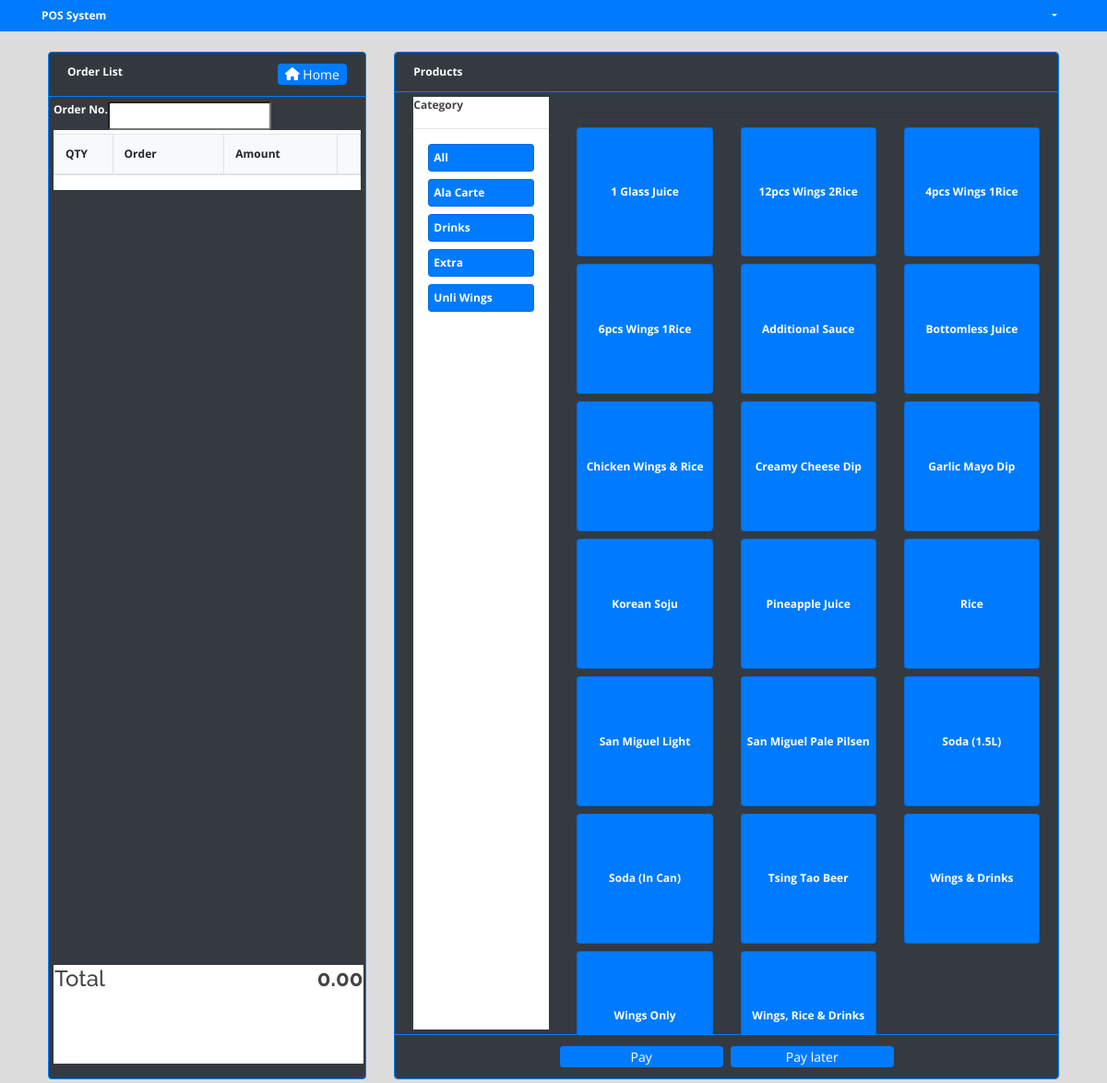
The app's page /billing/index.php with its own data.
### tables this page shows
CREATE TABLE `categories` (
  `id` int(30) NOT NULL,
  `name` varchar(200) NOT NULL,
  `description` text NOT NULL
);

CREATE TABLE `products` (
  `id` int(30) NOT NULL,
  `category_id` int(30) NOT NULL,
  `name` varchar(200) NOT NULL,
  `description` text NOT NULL,
  `price` float NOT NULL,
  `status` tinyint(1) NOT NULL DEFAULT 1 COMMENT '0=Unavailable,1=Available'
);

### billing/home.php (the view, shortened to what this page needs)
<?php include '../db_connect.php' ?>
<div class="container-fluid o-field">
	<div class="row mt-3 ml-3 mr-3">
        <div class="col-lg-4">
           <div class="card bg-dark border-primary">
                <div class="card-header text-white  border-primary">
                    <b>Order List</b>
                <span class="float:right"><a class="btn btn-primary btn-sm col-sm-3 float-right" href="../index.php" id="">
                    <i class="fa fa-home"></i> Home
                </a></span>
                </div>
               <div class="card-body">
            <form action="" id="manage-order">
                <div class="bg-white" id='o-list'>
                            <div class="d-flex w-100 bg-dark mb-1">
                                <label for="" class="text-white"><b>Order No.</b></label>
                                <input type="number" class="form-control-sm" name="order_number" value="<?php echo isset($order_number) ? $order_number : '' ?>" required>
                            </div>
                   <table class="table table-bordered bg-light" >
                        <colgroup>
                            <col width="20%">
                            <col width="40%">
                            <col width="40%">
                            <col width="5%">
                        </colgroup>
                       <thead>
                           <tr>
                               <th>QTY</th>
                               <th>Order</th>
                               <th>Amount</th>
                               <th></th>
                           </tr>
                       </thead>
                   </table>
                </div>
                   <div class="d-block bg-white" id="calc">
                       <table class="" width="100%">
                           <tbody>
                                <tr>
                                   <td><b><h4>Total</h4></b></td>
                                   <td class="text-right">
                                       <span class=""><h4><b id="total_amount">0.00</b></h4></span>
                                   </td>
                               </tr>
                           </tbody>
                       </table>
                   </div>
           </form>
               </div>
           </div>
        </div>
        <div class="col-lg-8  p-field">
            <div class="card border-primary">
                <div class="card-header bg-dark text-white  border-primary">
                    <b>Products</b>
                </div>
                <div class="card-body bg-dark d-flex" id='prod-list'>
                    <div class="col-md-3">
                        <div class="w-100 pr-0 bg-white" id="cat-list">
                            <b>Category</b>
                            <hr>
                            <div class="card bg-primary mx-3 mb-2 cat-item" style="height:auto !important;" data-id = 'all'>
                                <div class="card-body">
                                    <span><b class="text-white">
                                        All
                                    </b></span>
                                </div>
                            </div>
                            <?php
                            $qry = $conn->query("SELECT * FROM categories order by name asc");
                            while($row=$qry->fetch_assoc()):
                            ?>
                            <div class="card bg-primary mx-3 mb-2 cat-item" style="height:auto !important;" data-id = '<?php echo $row['id'] ?>'>
                                <div class="card-body">
                                    <span><b class="text-white">
                                        <?php echo ucwords($row['name']) ?>
                                    </b></span>
                                </div>
                            </div>
                            <?php endwhile; ?>
                        </div>
                    </div>
                    <div class="col-md-9">
                        <hr>
                        <div class="row">
                            <?php
                            $prod = $conn->query("SELECT * FROM products where status = 1 order by name asc");
                            while($row=$prod->fetch_assoc()):
                            ?>
                            <div class="col-md-4 mb-2">
                                <div class="card bg-primary prod-item" data-json = '<?php echo json_encode($row) ?>' data-category-id="<?php echo $row['category_id'] ?>">
                                    <div class="card-body">
                                        <span><b class="text-white">
                                            <?php echo $row['name'] ?>
                                        </b></span>
                                    </div>
                                </div>
                            </div>
                        <?php endwhile; ?>
                        </div>
                    </div>
                </div>
            <div class="card-footer bg-dark  border-primary">
                <div class="row justify-content-center">
                    <div class="btn btn btn-sm col-sm-3 btn-primary mr-2" type="button" id="pay">Pay</div>
                    <div class="btn btn btn-sm col-sm-3 btn-primary" type="button" id="save_order">Pay later</div>
                </div>
            </div>
            </div>
        </div>
    </div>
</div>

### assets/css/style.css (style rules this page uses)
body { font-family: "Open Sans", sans-serif; color: #444444; width: 100%; height: calc(100%); font-size: 12px; }
a { color: #1977cc; }
h1, h2, h3, h4, h5, h6 { font-family: "Raleway", sans-serif; }
.justify-content-center { justify-content: center !important; }
.btn-sm { padding: .0001rem .2rem; }

### billing/index.php (style rules this page uses)
body { background: #80808045; position: fixed; width: calc(100%); height: calc(100%); overflow: auto; }

### billing/home.php (style rules this page uses)
main .card { height:calc(100%); }
main .card-body { height:calc(100%); overflow: auto; padding: 5px; position: relative; }
main .container-fluid, main .container-fluid>.row,main .container-fluid>.row>div { height:calc(100%); }
#o-list { height: calc(87%); overflow: auto; }
#calc { position: absolute; bottom: 1rem; height: calc(10%); width: calc(98%); }
.prod-item { min-height: 12vh; cursor: pointer; }
.prod-item .card-body { display: flex; justify-content: center; align-items: center; }
#cat-list { height: calc(100%) }
.cat-item { cursor: pointer; }

### records on screen
categories: name "Ala Carte"
categories: name "Drinks"
categories: name "Extra"
categories: name "Unli Wings"
products: name "1 Glass Juice"
products: name "12pcs Wings 2Rice"
products: name "4pcs Wings 1Rice"
products: name "6pcs Wings 1Rice"
products: name "Additional Sauce"
products: name "Bottomless Juice"
products: name "Chicken Wings & Rice"
products: name "Creamy Cheese Dip"
products: name "Garlic Mayo Dip"
products: name "Korean Soju"
products: name "Pineapple Juice"
products: name "Rice"
products: name "San Miguel Light"
products: name "San Miguel Pale Pilsen"
products: name "Soda (1.5L)"
products: name "Soda (In Can)"
products: name "Tsing Tao Beer"
products: name "Wings & Drinks"
products: name "Wings Only"
products: name "Wings, Rice & Drinks"
